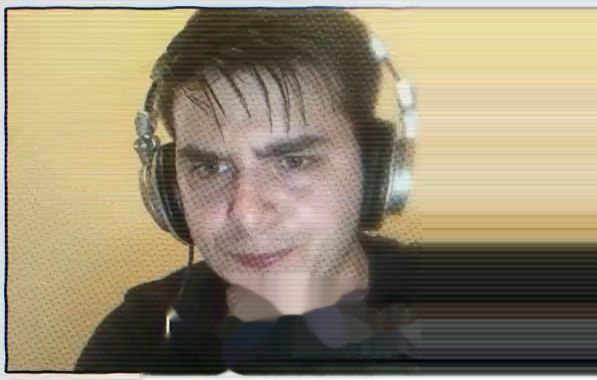
#> input picture skills/doc-shorts/template/examples/google-origin/assets/frame_card_t00.jpg, 597 x 380 px
$ python measure.py ../examples/google-origin/assets/frame_card_t00.jpg ../examples/google-origin/assets/frame_card_t01.jpg ../examples/google-origin/assets/frame_card_t01.jpg ../examples/google-origin/assets/frame_card_t01.jpg ../examples/google-origin/assets/frame_card_t01.jpg ../examples/google-origin/assets/frame_card_t01.jpg
#> lines starting #> are read from the running program, lines starting #| are printed output that depends on the picture; after the words box and inside, x2 and y2 are one past the last pixel; in counts of white or black regions, pixels touching at a corner belong together
"""Compare ink boxes and texture stats of reference vs ours.
usage: uv run --with pillow --with numpy python tools/measure.py OURS.png REF.png [dark|light] [y0 y1 x0 x1] [thr]"""
import sys
import numpy as np
from PIL import Image

def load(p):
    im = Image.open(p).convert("RGB")
#> im is the input picture: PIL image 597x380 RGB; mean R, G, B 149.6, 138, 112.7
    if im.size != (720, 1280):
        im = im.resize((720, 1280), Image.LANCZOS)
#> im: PIL image 720x1280 RGB
    return np.asarray(im).astype(float)
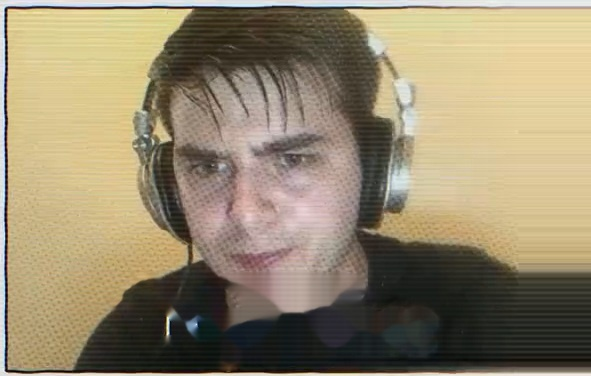
#> input picture skills/doc-shorts/template/examples/google-origin/assets/frame_card_t01.jpg, 591 x 376 px
#> in load, im is the input picture: PIL image 591x376 RGB; mean R, G, B 149, 136.4, 110
#> in load (call 2), `im = im.resize((720, 1280), Image.LANCZOS)`:
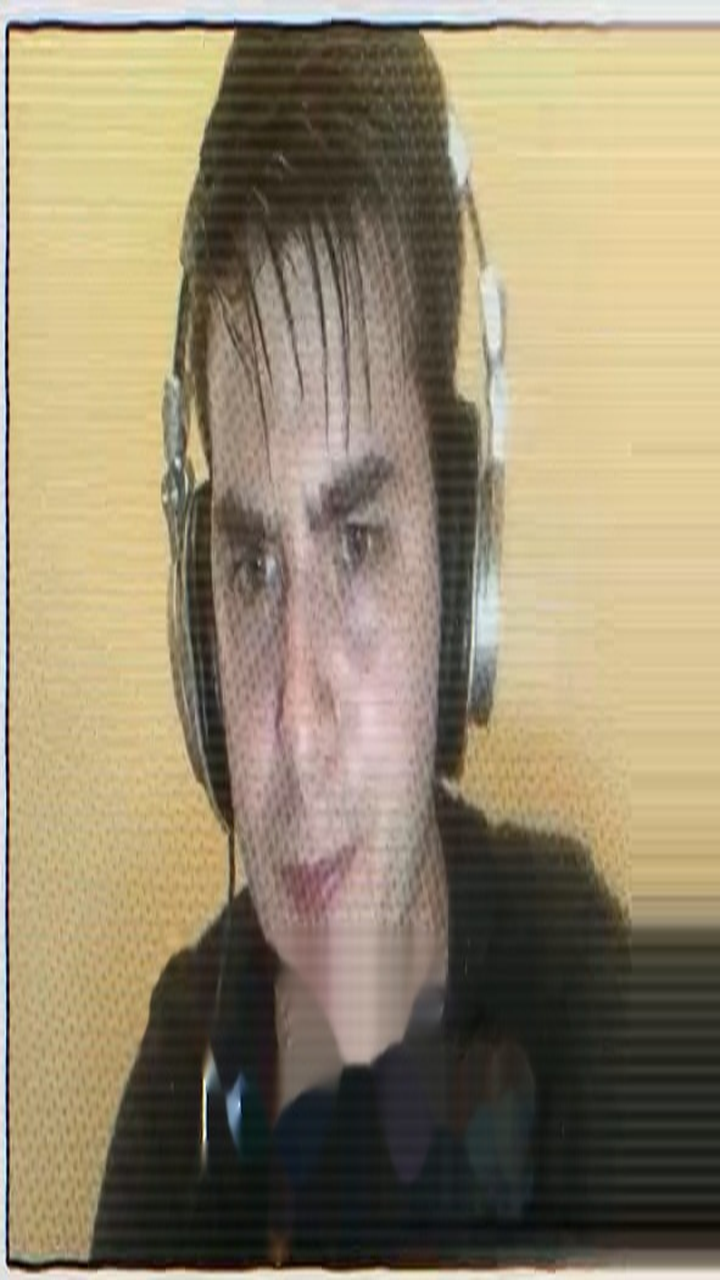
#> im: PIL image 720x1280 RGB; mean R, G, B 149, 136.4, 110

def bbox(a, dark, region, thr):
#> called with dark = False, region = (0, 1280, 0, 720), thr = 120
    y0, y1, x0, x1 = region
    L = a[y0:y1, x0:x1].mean(2)
    m = L < thr if dark else L > thr
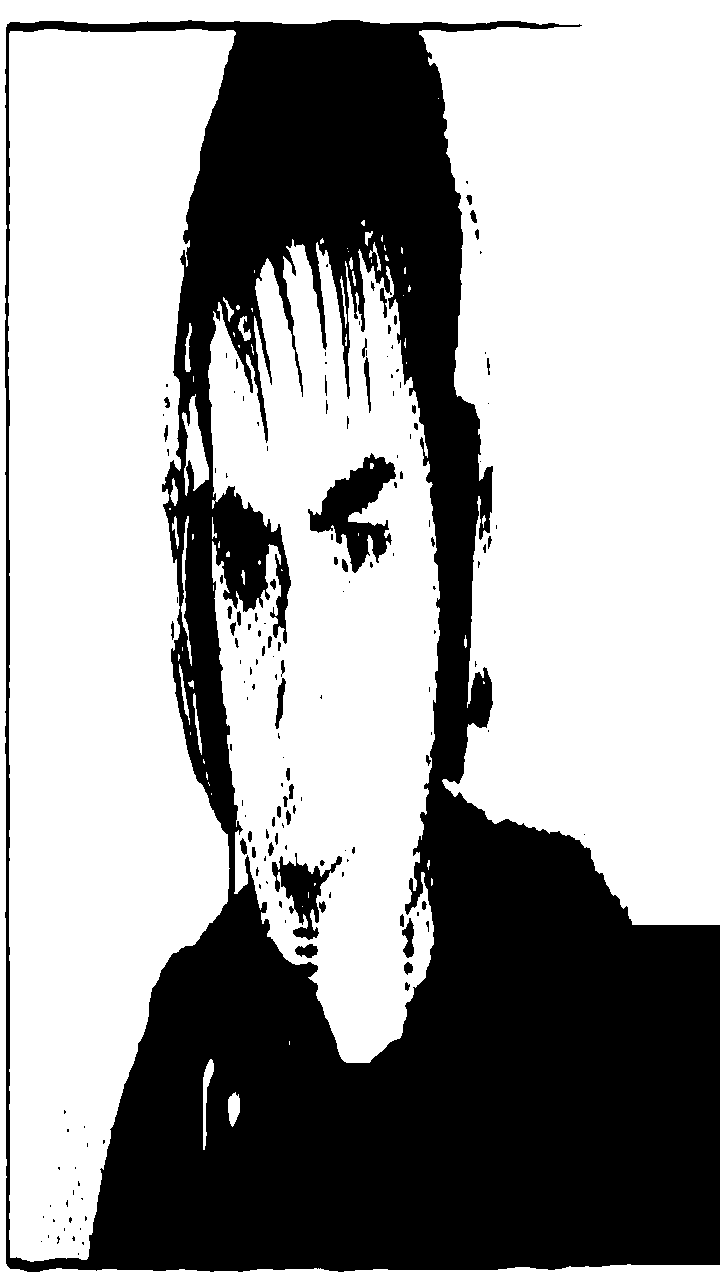
#> m: shape (1280, 720) bool; 62.8% white; 165 black regions (105 under 20 px), largest, box (x1, y1, x2, y2) and area: (5, 20, 720, 1272) 332809, (308, 453, 396, 573) 4570, (272, 853, 342, 940) 2267
    ys, xs = np.where(m)
    if len(xs) == 0:
        return None
    return (xs.min() + x0, ys.min() + y0, xs.max() + x0, ys.max() + y0)

def texture(a, y0=100, x0=100):
#> called with y0 = 100, x0 = 100
    r = a[y0:y0 + 256, x0:x0 + 256].mean(2)
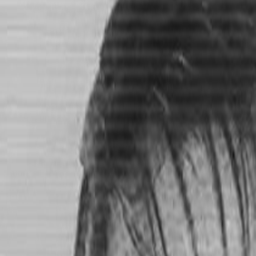
#> r: shape (256, 256) float64; min 24, max 204, mean 118.5
    col = r.mean(1)
#> col = 256 values, max 149.9 at index 247, min 96.43 at index 101, mean 118.5
    c = col - np.convolve(col, np.ones(15) / 15, "same")
#> c = 256 values, max 68.74 at index 255, min -5.22 at index 27, mean 1.94
    return dict(mean=round(r.mean(), 1), line_std=round(c[10:-10].std(), 2), px_std=round((r - r.mean(1, keepdims=True)).std(), 2))

ours, ref = load(sys.argv[1]), load(sys.argv[2])
dark = len(sys.argv) > 3 and sys.argv[3] == "dark"
region = tuple(int(v) for v in sys.argv[4:8]) if len(sys.argv) >= 8 else (0, 1280, 0, 720)
thr = float(sys.argv[8]) if len(sys.argv) > 8 else (110 if dark else 120)
print("ref ", bbox(ref, dark, region, thr), texture(ref), ref.reshape(-1, 3).mean(0).round(1))
#| ref  (0, 0, 719, 1279) {'mean': 118.5, 'line_std': 2.33, 'px_std': 59.44} [149.  136.4 110. ]
print("ours", bbox(ours, dark, region, thr), texture(ours), ours.reshape(-1, 3).mean(0).round(1))
#> call 2 of bbox, with dark = False, region = (0, 1280, 0, 720), thr = 120
#> in bbox (call 2), `L = a[y0:y1, x0:x1].mean(2)`:
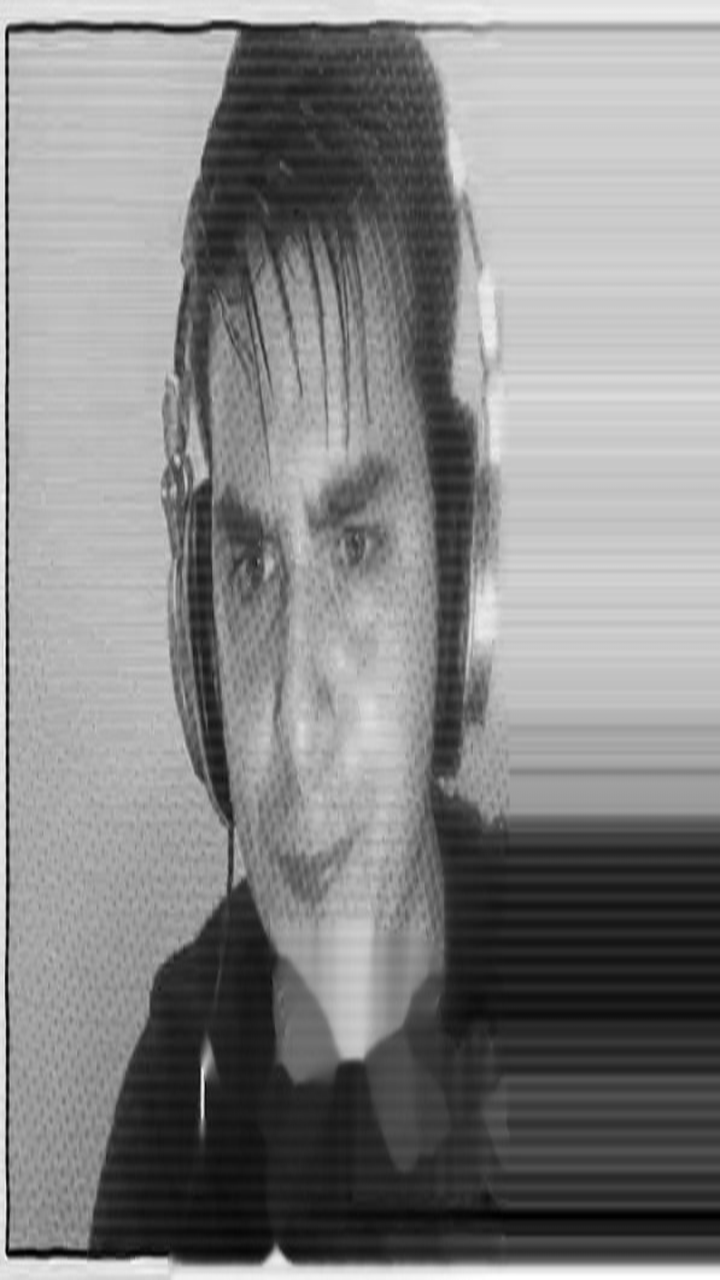
#> L: shape (1280, 720) float64; min 0, max 255, mean 133.4
#> in bbox (call 2), `m = L < thr if dark else L > thr`:
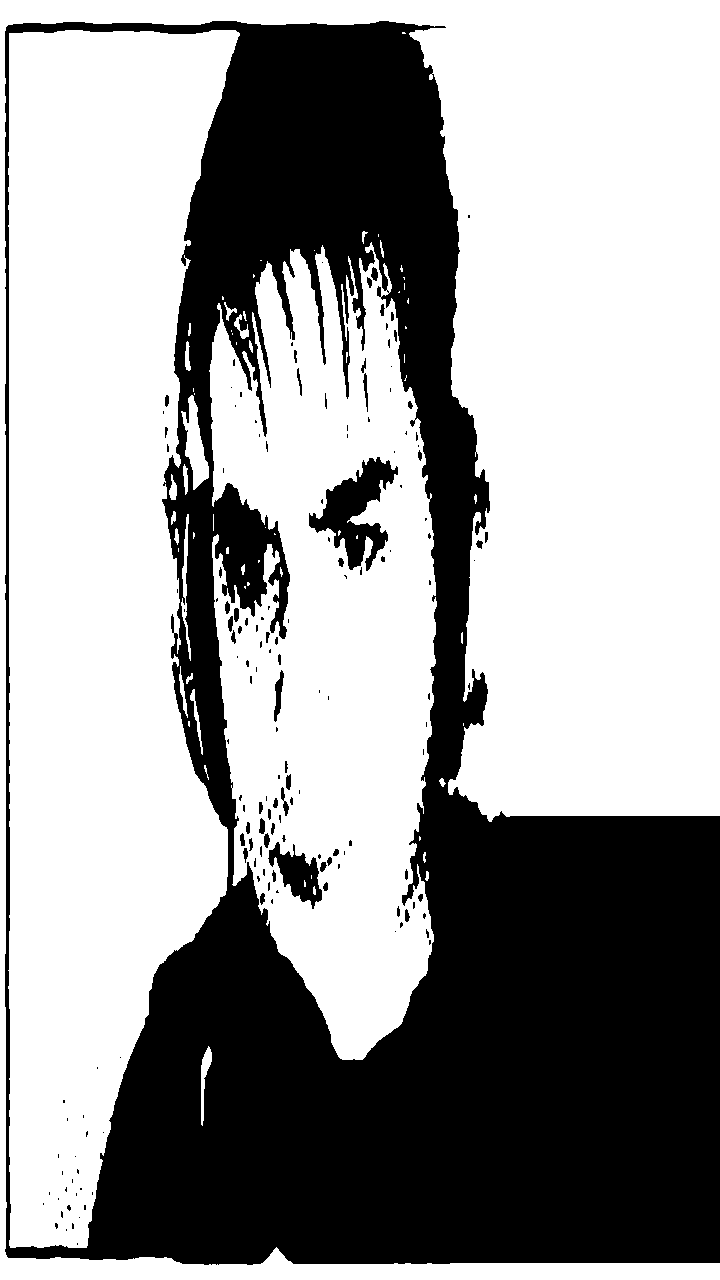
#> m: shape (1280, 720) bool; 62% white; 162 black regions (107 under 20 px), largest, box (x1, y1, x2, y2) and area: (5, 21, 720, 1265) 341359, (309, 457, 398, 571) 4268, (268, 842, 322, 909) 1655
#> call 2 of texture, with y0 = 100, x0 = 100
#> in texture (call 2), `r = a[y0:y0 + 256, x0:x0 + 256].mean(2)`:
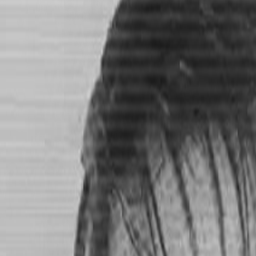
#> r: shape (256, 256) float64; min 27, max 205.7, mean 118.7
#> in texture (call 2), `col = r.mean(1)`: col = 256 values, max 147.7 at index 244, min 96.85 at index 100, mean 118.7
#> in texture (call 2), `c = col - np.convolve(col, np.ones(15) / 15, "same")`: c = 256 values, max 69.26 at index 255, min -4.87 at index 61, mean 1.95
#| ours (0, 0, 719, 1279) {'mean': 118.7, 'line_std': 2.04, 'px_std': 59.39} [149.6 138.  112.7]
